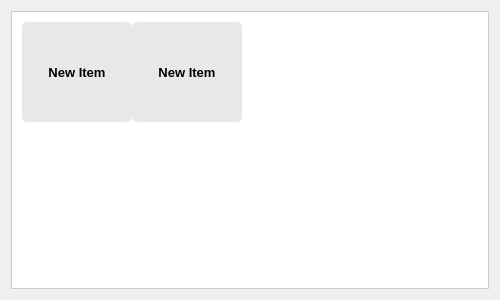
<?xml version="1.0" encoding="UTF-8"?>
<ui version="4.0">
 <class>Dialog</class>
 <widget class="QDialog" name="Dialog">
  <property name="windowModality">
   <enum>Qt::NonModal</enum>
  </property>
  <property name="geometry">
   <rect>
    <x>0</x>
    <y>0</y>
    <width>500</width>
    <height>300</height>
   </rect>
  </property>
  <property name="minimumSize">
   <size>
    <width>500</width>
    <height>300</height>
   </size>
  </property>
  <property name="maximumSize">
   <size>
    <width>500</width>
    <height>300</height>
   </size>
  </property>
  <property name="focusPolicy">
   <enum>Qt::TabFocus</enum>
  </property>
  <property name="contextMenuPolicy">
   <enum>Qt::NoContextMenu</enum>
  </property>
  <property name="windowTitle">
   <string>Select Variation</string>
  </property>
  <layout class="QHBoxLayout" name="horizontalLayout">
   <item>
    <widget class="QListWidget" name="cart_variation_list">
     <property name="styleSheet">
      <string notr="true">QListWidget {
	background-color: #FFFFFF;
	border: 1px solid #ccc;
	font-size: 13px;
	font-weight: bold;
    padding: 10px;
}

QListWidget::item {
	background-color: #E8E8E8;
	width: 100px;
	height: 100px;
    padding: 5px;
	margin-bottom: 10px;
	border-radius: 5px;
}</string>
     </property>
     <property name="showDropIndicator" stdset="0">
      <bool>false</bool>
     </property>
     <property name="selectionMode">
      <enum>QAbstractItemView::NoSelection</enum>
     </property>
     <property name="flow">
      <enum>QListView::LeftToRight</enum>
     </property>
     <property name="spacing">
      <number>0</number>
     </property>
     <property name="gridSize">
      <size>
       <width>110</width>
       <height>110</height>
      </size>
     </property>
     <property name="viewMode">
      <enum>QListView::IconMode</enum>
     </property>
     <property name="modelColumn">
      <number>0</number>
     </property>
     <property name="wordWrap">
      <bool>true</bool>
     </property>
     <item>
      <property name="text">
       <string>New Item</string>
      </property>
     </item>
     <item>
      <property name="text">
       <string>New Item</string>
      </property>
     </item>
    </widget>
   </item>
  </layout>
 </widget>
 <resources/>
 <connections/>
</ui>
